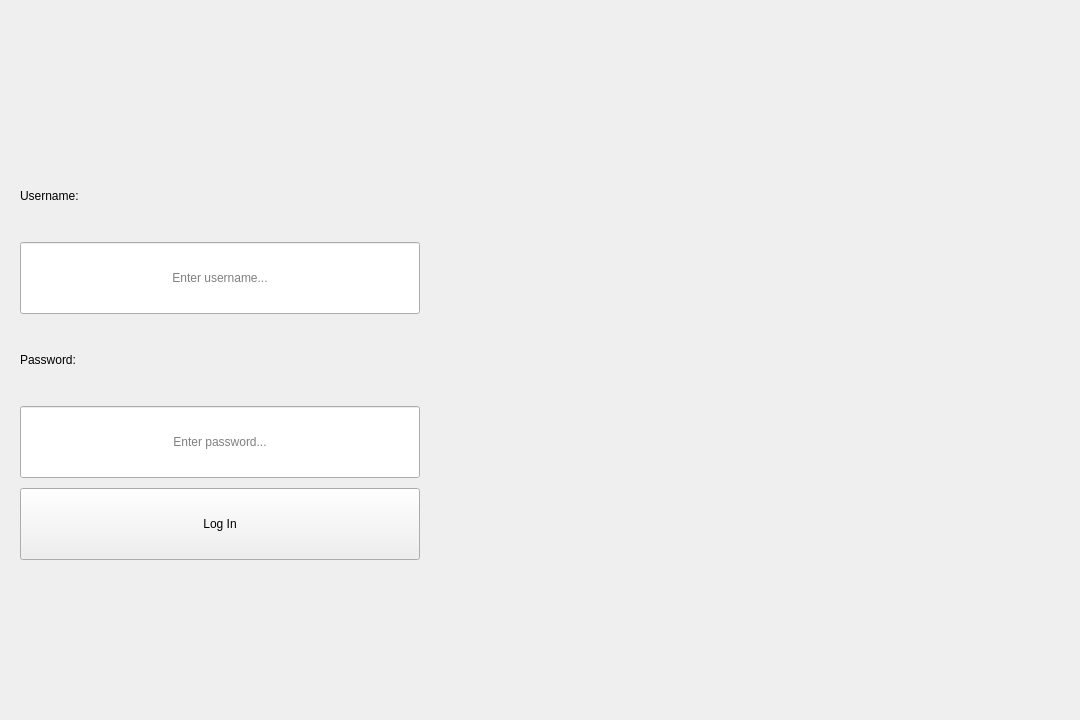
<?xml version="1.0" encoding="UTF-8"?>
<ui version="4.0">
 <class>Login</class>
 <widget class="QWidget" name="Login">
  <property name="geometry">
   <rect>
    <x>0</x>
    <y>0</y>
    <width>1080</width>
    <height>720</height>
   </rect>
  </property>
  <property name="sizePolicy">
   <sizepolicy hsizetype="Expanding" vsizetype="Expanding">
    <horstretch>0</horstretch>
    <verstretch>0</verstretch>
   </sizepolicy>
  </property>
  <property name="windowTitle">
   <string/>
  </property>
  <layout class="QHBoxLayout" name="main_layout" stretch="4,6">
   <property name="spacing">
    <number>10</number>
   </property>
   <property name="leftMargin">
    <number>10</number>
   </property>
   <property name="topMargin">
    <number>10</number>
   </property>
   <property name="rightMargin">
    <number>10</number>
   </property>
   <property name="bottomMargin">
    <number>10</number>
   </property>
   <item>
    <widget class="QWidget" name="wdgt_login" native="true">
     <layout class="QVBoxLayout" name="wdgt_login_layout" stretch="1,3,1">
      <property name="spacing">
       <number>10</number>
      </property>
      <property name="leftMargin">
       <number>0</number>
      </property>
      <property name="topMargin">
       <number>0</number>
      </property>
      <property name="rightMargin">
       <number>0</number>
      </property>
      <property name="bottomMargin">
       <number>0</number>
      </property>
      <item>
       <spacer name="verticalSpacer">
        <property name="orientation">
         <enum>Qt::Vertical</enum>
        </property>
        <property name="sizeHint" stdset="0">
         <size>
          <width>20</width>
          <height>133</height>
         </size>
        </property>
       </spacer>
      </item>
      <item>
       <widget class="QWidget" name="wdgt_input" native="true">
        <layout class="QVBoxLayout" name="wdgt_input_layout" stretch="1,1,1,1,1">
         <property name="spacing">
          <number>10</number>
         </property>
         <property name="leftMargin">
          <number>10</number>
         </property>
         <property name="topMargin">
          <number>10</number>
         </property>
         <property name="rightMargin">
          <number>10</number>
         </property>
         <property name="bottomMargin">
          <number>10</number>
         </property>
         <item>
          <widget class="QLabel" name="lbl_username">
           <property name="sizePolicy">
            <sizepolicy hsizetype="Preferred" vsizetype="Expanding">
             <horstretch>0</horstretch>
             <verstretch>0</verstretch>
            </sizepolicy>
           </property>
           <property name="text">
            <string>Username:</string>
           </property>
          </widget>
         </item>
         <item>
          <widget class="QLineEdit" name="lnedit_username">
           <property name="sizePolicy">
            <sizepolicy hsizetype="Expanding" vsizetype="Expanding">
             <horstretch>0</horstretch>
             <verstretch>0</verstretch>
            </sizepolicy>
           </property>
           <property name="alignment">
            <set>Qt::AlignCenter</set>
           </property>
           <property name="placeholderText">
            <string>Enter username...</string>
           </property>
          </widget>
         </item>
         <item>
          <widget class="QLabel" name="lbl_password">
           <property name="sizePolicy">
            <sizepolicy hsizetype="Preferred" vsizetype="Expanding">
             <horstretch>0</horstretch>
             <verstretch>0</verstretch>
            </sizepolicy>
           </property>
           <property name="text">
            <string>Password:</string>
           </property>
          </widget>
         </item>
         <item>
          <widget class="QLineEdit" name="lnedit_password">
           <property name="sizePolicy">
            <sizepolicy hsizetype="Expanding" vsizetype="Expanding">
             <horstretch>0</horstretch>
             <verstretch>0</verstretch>
            </sizepolicy>
           </property>
           <property name="echoMode">
            <enum>QLineEdit::Password</enum>
           </property>
           <property name="alignment">
            <set>Qt::AlignCenter</set>
           </property>
           <property name="placeholderText">
            <string>Enter password...</string>
           </property>
          </widget>
         </item>
         <item>
          <widget class="QPushButton" name="pshbtn_login">
           <property name="sizePolicy">
            <sizepolicy hsizetype="Minimum" vsizetype="Expanding">
             <horstretch>0</horstretch>
             <verstretch>0</verstretch>
            </sizepolicy>
           </property>
           <property name="cursor">
            <cursorShape>PointingHandCursor</cursorShape>
           </property>
           <property name="text">
            <string>Log In</string>
           </property>
          </widget>
         </item>
        </layout>
       </widget>
      </item>
      <item>
       <spacer name="verticalSpacer_2">
        <property name="orientation">
         <enum>Qt::Vertical</enum>
        </property>
        <property name="sizeHint" stdset="0">
         <size>
          <width>20</width>
          <height>133</height>
         </size>
        </property>
       </spacer>
      </item>
     </layout>
    </widget>
   </item>
   <item>
    <widget class="QLabel" name="pxmp_logo">
     <property name="sizePolicy">
      <sizepolicy hsizetype="Expanding" vsizetype="Expanding">
       <horstretch>0</horstretch>
       <verstretch>0</verstretch>
      </sizepolicy>
     </property>
     <property name="text">
      <string/>
     </property>
     <property name="pixmap">
      <pixmap resource="../Resource/resource.qrc">:/big_logo.png</pixmap>
     </property>
     <property name="scaledContents">
      <bool>true</bool>
     </property>
    </widget>
   </item>
  </layout>
 </widget>
 <resources>
  <include location="../Resource/resource.qrc"/>
 </resources>
 <connections/>
</ui>
